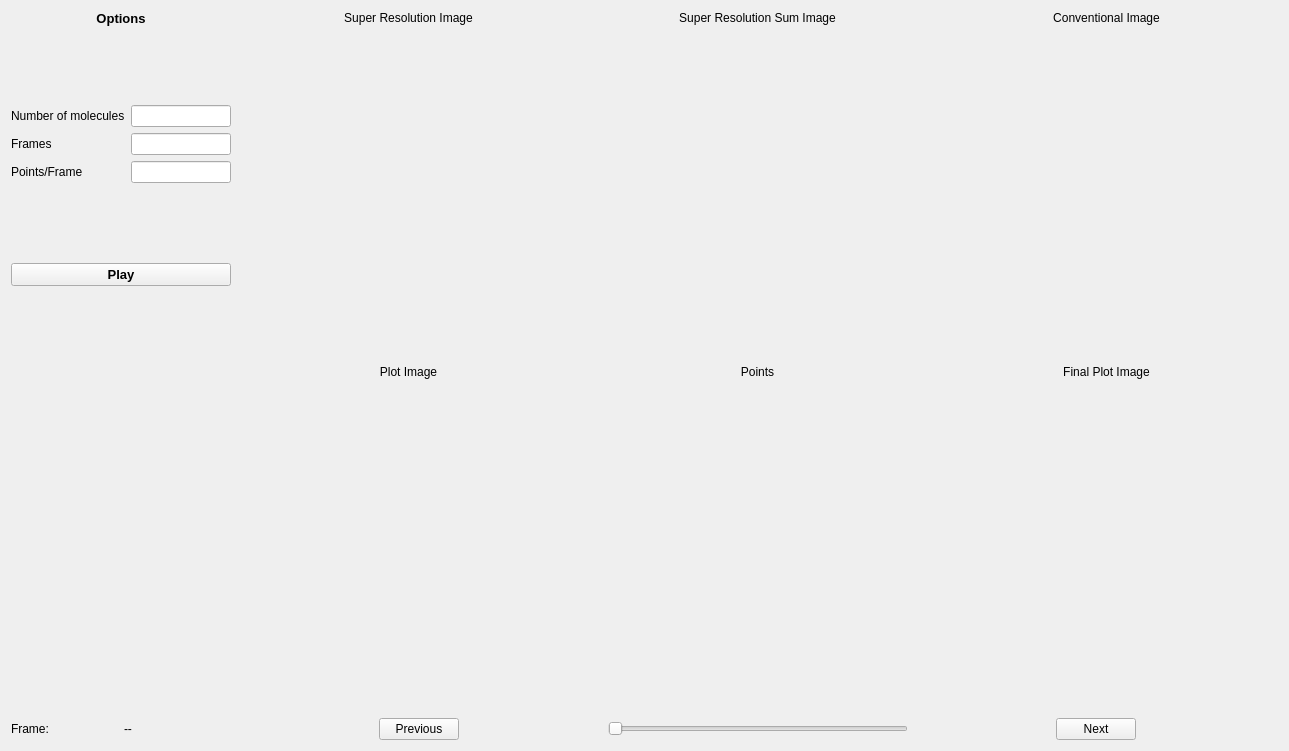
<?xml version="1.0" encoding="UTF-8"?>
<ui version="4.0">
 <class>ImageWindow</class>
 <widget class="QWidget" name="ImageWindow">
  <property name="geometry">
   <rect>
    <x>0</x>
    <y>0</y>
    <width>1289</width>
    <height>751</height>
   </rect>
  </property>
  <property name="windowTitle">
   <string>Form</string>
  </property>
  <layout class="QGridLayout" name="gridLayout_9">
   <item row="0" column="1">
    <layout class="QGridLayout" name="gridLayout_2">
     <item row="0" column="0">
      <layout class="QGridLayout" name="gridLayout">
       <item row="2" column="1">
        <widget class="QLabel" name="label_6">
         <property name="text">
          <string>Super Resolution Image</string>
         </property>
         <property name="alignment">
          <set>Qt::AlignCenter</set>
         </property>
        </widget>
       </item>
       <item row="4" column="1">
        <widget class="QLabel" name="label_7">
         <property name="sizePolicy">
          <sizepolicy hsizetype="Expanding" vsizetype="Expanding">
           <horstretch>50</horstretch>
           <verstretch>50</verstretch>
          </sizepolicy>
         </property>
         <property name="minimumSize">
          <size>
           <width>200</width>
           <height>200</height>
          </size>
         </property>
         <property name="maximumSize">
          <size>
           <width>400</width>
           <height>400</height>
          </size>
         </property>
         <property name="sizeIncrement">
          <size>
           <width>0</width>
           <height>0</height>
          </size>
         </property>
         <property name="text">
          <string/>
         </property>
        </widget>
       </item>
       <item row="5" column="1">
        <spacer name="verticalSpacer">
         <property name="orientation">
          <enum>Qt::Vertical</enum>
         </property>
         <property name="sizeHint" stdset="0">
          <size>
           <width>20</width>
           <height>40</height>
          </size>
         </property>
        </spacer>
       </item>
       <item row="4" column="2">
        <spacer name="horizontalSpacer_13">
         <property name="orientation">
          <enum>Qt::Horizontal</enum>
         </property>
         <property name="sizeHint" stdset="0">
          <size>
           <width>40</width>
           <height>20</height>
          </size>
         </property>
        </spacer>
       </item>
       <item row="3" column="1">
        <spacer name="verticalSpacer_9">
         <property name="orientation">
          <enum>Qt::Vertical</enum>
         </property>
         <property name="sizeHint" stdset="0">
          <size>
           <width>20</width>
           <height>40</height>
          </size>
         </property>
        </spacer>
       </item>
       <item row="4" column="0">
        <spacer name="horizontalSpacer_14">
         <property name="orientation">
          <enum>Qt::Horizontal</enum>
         </property>
         <property name="sizeHint" stdset="0">
          <size>
           <width>40</width>
           <height>20</height>
          </size>
         </property>
        </spacer>
       </item>
      </layout>
     </item>
     <item row="0" column="1">
      <layout class="QGridLayout" name="gridLayout_3">
       <item row="2" column="2">
        <spacer name="horizontalSpacer_15">
         <property name="orientation">
          <enum>Qt::Horizontal</enum>
         </property>
         <property name="sizeHint" stdset="0">
          <size>
           <width>40</width>
           <height>20</height>
          </size>
         </property>
        </spacer>
       </item>
       <item row="2" column="1">
        <widget class="QLabel" name="label_9">
         <property name="sizePolicy">
          <sizepolicy hsizetype="Expanding" vsizetype="Expanding">
           <horstretch>50</horstretch>
           <verstretch>50</verstretch>
          </sizepolicy>
         </property>
         <property name="minimumSize">
          <size>
           <width>200</width>
           <height>200</height>
          </size>
         </property>
         <property name="maximumSize">
          <size>
           <width>400</width>
           <height>400</height>
          </size>
         </property>
         <property name="text">
          <string/>
         </property>
        </widget>
       </item>
       <item row="0" column="1">
        <widget class="QLabel" name="label_8">
         <property name="text">
          <string>Super Resolution Sum Image</string>
         </property>
         <property name="alignment">
          <set>Qt::AlignCenter</set>
         </property>
        </widget>
       </item>
       <item row="3" column="1">
        <spacer name="verticalSpacer_8">
         <property name="orientation">
          <enum>Qt::Vertical</enum>
         </property>
         <property name="sizeHint" stdset="0">
          <size>
           <width>20</width>
           <height>40</height>
          </size>
         </property>
        </spacer>
       </item>
       <item row="1" column="1">
        <spacer name="verticalSpacer_10">
         <property name="orientation">
          <enum>Qt::Vertical</enum>
         </property>
         <property name="sizeHint" stdset="0">
          <size>
           <width>20</width>
           <height>40</height>
          </size>
         </property>
        </spacer>
       </item>
       <item row="2" column="0">
        <spacer name="horizontalSpacer_16">
         <property name="orientation">
          <enum>Qt::Horizontal</enum>
         </property>
         <property name="sizeHint" stdset="0">
          <size>
           <width>40</width>
           <height>20</height>
          </size>
         </property>
        </spacer>
       </item>
      </layout>
     </item>
     <item row="0" column="2">
      <layout class="QGridLayout" name="gridLayout_4">
       <item row="2" column="2">
        <spacer name="horizontalSpacer_17">
         <property name="orientation">
          <enum>Qt::Horizontal</enum>
         </property>
         <property name="sizeHint" stdset="0">
          <size>
           <width>40</width>
           <height>20</height>
          </size>
         </property>
        </spacer>
       </item>
       <item row="2" column="1">
        <widget class="QLabel" name="label_10">
         <property name="sizePolicy">
          <sizepolicy hsizetype="Expanding" vsizetype="Expanding">
           <horstretch>50</horstretch>
           <verstretch>50</verstretch>
          </sizepolicy>
         </property>
         <property name="minimumSize">
          <size>
           <width>200</width>
           <height>200</height>
          </size>
         </property>
         <property name="maximumSize">
          <size>
           <width>400</width>
           <height>400</height>
          </size>
         </property>
         <property name="text">
          <string/>
         </property>
        </widget>
       </item>
       <item row="0" column="1">
        <widget class="QLabel" name="label_11">
         <property name="text">
          <string>Conventional Image</string>
         </property>
         <property name="alignment">
          <set>Qt::AlignCenter</set>
         </property>
        </widget>
       </item>
       <item row="3" column="1">
        <spacer name="verticalSpacer_11">
         <property name="orientation">
          <enum>Qt::Vertical</enum>
         </property>
         <property name="sizeHint" stdset="0">
          <size>
           <width>20</width>
           <height>40</height>
          </size>
         </property>
        </spacer>
       </item>
       <item row="1" column="1">
        <spacer name="verticalSpacer_12">
         <property name="orientation">
          <enum>Qt::Vertical</enum>
         </property>
         <property name="sizeHint" stdset="0">
          <size>
           <width>20</width>
           <height>40</height>
          </size>
         </property>
        </spacer>
       </item>
       <item row="2" column="0">
        <spacer name="horizontalSpacer_18">
         <property name="orientation">
          <enum>Qt::Horizontal</enum>
         </property>
         <property name="sizeHint" stdset="0">
          <size>
           <width>40</width>
           <height>20</height>
          </size>
         </property>
        </spacer>
       </item>
      </layout>
     </item>
    </layout>
   </item>
   <item row="4" column="1">
    <layout class="QHBoxLayout" name="horizontalLayout_2">
     <item>
      <spacer name="horizontalSpacer_3">
       <property name="orientation">
        <enum>Qt::Horizontal</enum>
       </property>
       <property name="sizeHint" stdset="0">
        <size>
         <width>40</width>
         <height>20</height>
        </size>
       </property>
      </spacer>
     </item>
     <item>
      <widget class="QPushButton" name="pushButton_2">
       <property name="text">
        <string>Previous</string>
       </property>
      </widget>
     </item>
     <item>
      <spacer name="horizontalSpacer_5">
       <property name="orientation">
        <enum>Qt::Horizontal</enum>
       </property>
       <property name="sizeHint" stdset="0">
        <size>
         <width>40</width>
         <height>20</height>
        </size>
       </property>
      </spacer>
     </item>
     <item>
      <widget class="QSlider" name="horizontalSlider">
       <property name="minimumSize">
        <size>
         <width>300</width>
         <height>0</height>
        </size>
       </property>
       <property name="orientation">
        <enum>Qt::Horizontal</enum>
       </property>
      </widget>
     </item>
     <item>
      <spacer name="horizontalSpacer_6">
       <property name="orientation">
        <enum>Qt::Horizontal</enum>
       </property>
       <property name="sizeHint" stdset="0">
        <size>
         <width>40</width>
         <height>20</height>
        </size>
       </property>
      </spacer>
     </item>
     <item>
      <widget class="QPushButton" name="pushButton">
       <property name="text">
        <string>Next</string>
       </property>
      </widget>
     </item>
     <item>
      <spacer name="horizontalSpacer_4">
       <property name="orientation">
        <enum>Qt::Horizontal</enum>
       </property>
       <property name="sizeHint" stdset="0">
        <size>
         <width>40</width>
         <height>20</height>
        </size>
       </property>
      </spacer>
     </item>
    </layout>
   </item>
   <item row="3" column="1">
    <layout class="QGridLayout" name="gridLayout_5">
     <item row="0" column="0">
      <layout class="QGridLayout" name="gridLayout_6">
       <item row="3" column="1">
        <spacer name="verticalSpacer_13">
         <property name="orientation">
          <enum>Qt::Vertical</enum>
         </property>
         <property name="sizeHint" stdset="0">
          <size>
           <width>20</width>
           <height>40</height>
          </size>
         </property>
        </spacer>
       </item>
       <item row="4" column="2">
        <spacer name="horizontalSpacer_19">
         <property name="orientation">
          <enum>Qt::Horizontal</enum>
         </property>
         <property name="sizeHint" stdset="0">
          <size>
           <width>40</width>
           <height>20</height>
          </size>
         </property>
        </spacer>
       </item>
       <item row="5" column="1">
        <spacer name="verticalSpacer_3">
         <property name="orientation">
          <enum>Qt::Vertical</enum>
         </property>
         <property name="sizeHint" stdset="0">
          <size>
           <width>20</width>
           <height>40</height>
          </size>
         </property>
        </spacer>
       </item>
       <item row="4" column="0">
        <spacer name="horizontalSpacer_20">
         <property name="orientation">
          <enum>Qt::Horizontal</enum>
         </property>
         <property name="sizeHint" stdset="0">
          <size>
           <width>40</width>
           <height>20</height>
          </size>
         </property>
        </spacer>
       </item>
       <item row="4" column="1">
        <widget class="QLabel" name="label_13">
         <property name="sizePolicy">
          <sizepolicy hsizetype="Expanding" vsizetype="Expanding">
           <horstretch>50</horstretch>
           <verstretch>50</verstretch>
          </sizepolicy>
         </property>
         <property name="minimumSize">
          <size>
           <width>200</width>
           <height>200</height>
          </size>
         </property>
         <property name="maximumSize">
          <size>
           <width>400</width>
           <height>400</height>
          </size>
         </property>
         <property name="text">
          <string/>
         </property>
        </widget>
       </item>
       <item row="2" column="1">
        <widget class="QLabel" name="label_12">
         <property name="text">
          <string>Plot Image</string>
         </property>
         <property name="alignment">
          <set>Qt::AlignCenter</set>
         </property>
        </widget>
       </item>
      </layout>
     </item>
     <item row="0" column="1">
      <layout class="QGridLayout" name="gridLayout_7">
       <item row="2" column="2">
        <spacer name="horizontalSpacer_21">
         <property name="orientation">
          <enum>Qt::Horizontal</enum>
         </property>
         <property name="sizeHint" stdset="0">
          <size>
           <width>40</width>
           <height>20</height>
          </size>
         </property>
        </spacer>
       </item>
       <item row="2" column="1">
        <widget class="QLabel" name="label_14">
         <property name="sizePolicy">
          <sizepolicy hsizetype="Expanding" vsizetype="Expanding">
           <horstretch>50</horstretch>
           <verstretch>50</verstretch>
          </sizepolicy>
         </property>
         <property name="minimumSize">
          <size>
           <width>200</width>
           <height>200</height>
          </size>
         </property>
         <property name="maximumSize">
          <size>
           <width>400</width>
           <height>400</height>
          </size>
         </property>
         <property name="text">
          <string/>
         </property>
        </widget>
       </item>
       <item row="3" column="1">
        <spacer name="verticalSpacer_14">
         <property name="orientation">
          <enum>Qt::Vertical</enum>
         </property>
         <property name="sizeHint" stdset="0">
          <size>
           <width>20</width>
           <height>40</height>
          </size>
         </property>
        </spacer>
       </item>
       <item row="0" column="1">
        <widget class="QLabel" name="label_15">
         <property name="text">
          <string>Points</string>
         </property>
         <property name="alignment">
          <set>Qt::AlignCenter</set>
         </property>
        </widget>
       </item>
       <item row="1" column="1">
        <spacer name="verticalSpacer_15">
         <property name="orientation">
          <enum>Qt::Vertical</enum>
         </property>
         <property name="sizeHint" stdset="0">
          <size>
           <width>20</width>
           <height>40</height>
          </size>
         </property>
        </spacer>
       </item>
       <item row="2" column="0">
        <spacer name="horizontalSpacer_22">
         <property name="orientation">
          <enum>Qt::Horizontal</enum>
         </property>
         <property name="sizeHint" stdset="0">
          <size>
           <width>40</width>
           <height>20</height>
          </size>
         </property>
        </spacer>
       </item>
      </layout>
     </item>
     <item row="0" column="2">
      <layout class="QGridLayout" name="gridLayout_8">
       <item row="0" column="1">
        <widget class="QLabel" name="label_17">
         <property name="text">
          <string>Final Plot Image</string>
         </property>
         <property name="alignment">
          <set>Qt::AlignCenter</set>
         </property>
        </widget>
       </item>
       <item row="2" column="1">
        <widget class="QLabel" name="label_16">
         <property name="sizePolicy">
          <sizepolicy hsizetype="Expanding" vsizetype="Expanding">
           <horstretch>50</horstretch>
           <verstretch>50</verstretch>
          </sizepolicy>
         </property>
         <property name="minimumSize">
          <size>
           <width>200</width>
           <height>200</height>
          </size>
         </property>
         <property name="maximumSize">
          <size>
           <width>400</width>
           <height>500</height>
          </size>
         </property>
         <property name="sizeIncrement">
          <size>
           <width>0</width>
           <height>0</height>
          </size>
         </property>
         <property name="text">
          <string/>
         </property>
        </widget>
       </item>
       <item row="2" column="0">
        <spacer name="horizontalSpacer_26">
         <property name="orientation">
          <enum>Qt::Horizontal</enum>
         </property>
         <property name="sizeHint" stdset="0">
          <size>
           <width>40</width>
           <height>20</height>
          </size>
         </property>
        </spacer>
       </item>
       <item row="1" column="1">
        <spacer name="verticalSpacer_17">
         <property name="orientation">
          <enum>Qt::Vertical</enum>
         </property>
         <property name="sizeHint" stdset="0">
          <size>
           <width>20</width>
           <height>40</height>
          </size>
         </property>
        </spacer>
       </item>
       <item row="3" column="1">
        <spacer name="verticalSpacer_16">
         <property name="orientation">
          <enum>Qt::Vertical</enum>
         </property>
         <property name="sizeHint" stdset="0">
          <size>
           <width>20</width>
           <height>40</height>
          </size>
         </property>
        </spacer>
       </item>
       <item row="2" column="2">
        <spacer name="horizontalSpacer_25">
         <property name="orientation">
          <enum>Qt::Horizontal</enum>
         </property>
         <property name="sizeHint" stdset="0">
          <size>
           <width>40</width>
           <height>20</height>
          </size>
         </property>
        </spacer>
       </item>
      </layout>
     </item>
    </layout>
   </item>
   <item row="4" column="0">
    <layout class="QGridLayout" name="gridLayout_12">
     <item row="0" column="0">
      <widget class="QLabel" name="label_18">
       <property name="text">
        <string>Frame: </string>
       </property>
      </widget>
     </item>
     <item row="0" column="1">
      <widget class="QLabel" name="label_19">
       <property name="text">
        <string>--</string>
       </property>
      </widget>
     </item>
    </layout>
   </item>
   <item row="0" column="0">
    <layout class="QGridLayout" name="gridLayout_10">
     <item row="3" column="0">
      <spacer name="verticalSpacer_5">
       <property name="orientation">
        <enum>Qt::Vertical</enum>
       </property>
       <property name="sizeHint" stdset="0">
        <size>
         <width>20</width>
         <height>40</height>
        </size>
       </property>
      </spacer>
     </item>
     <item row="1" column="0">
      <spacer name="verticalSpacer_4">
       <property name="orientation">
        <enum>Qt::Vertical</enum>
       </property>
       <property name="sizeHint" stdset="0">
        <size>
         <width>20</width>
         <height>40</height>
        </size>
       </property>
      </spacer>
     </item>
     <item row="2" column="0">
      <layout class="QGridLayout" name="gridLayout_13">
       <item row="0" column="0">
        <widget class="QLabel" name="label_20">
         <property name="text">
          <string>Number of molecules</string>
         </property>
        </widget>
       </item>
       <item row="0" column="1">
        <widget class="QLineEdit" name="lineEdit">
         <property name="sizePolicy">
          <sizepolicy hsizetype="Fixed" vsizetype="Fixed">
           <horstretch>0</horstretch>
           <verstretch>0</verstretch>
          </sizepolicy>
         </property>
         <property name="maximumSize">
          <size>
           <width>100</width>
           <height>30</height>
          </size>
         </property>
         <property name="inputMask">
          <string>9999</string>
         </property>
        </widget>
       </item>
       <item row="1" column="0">
        <widget class="QLabel" name="label_22">
         <property name="text">
          <string>Frames</string>
         </property>
        </widget>
       </item>
       <item row="2" column="0">
        <widget class="QLabel" name="label_23">
         <property name="text">
          <string>Points/Frame</string>
         </property>
        </widget>
       </item>
       <item row="1" column="1">
        <widget class="QLineEdit" name="lineEdit_3">
         <property name="sizePolicy">
          <sizepolicy hsizetype="Fixed" vsizetype="Fixed">
           <horstretch>0</horstretch>
           <verstretch>0</verstretch>
          </sizepolicy>
         </property>
         <property name="maximumSize">
          <size>
           <width>100</width>
           <height>30</height>
          </size>
         </property>
         <property name="inputMask">
          <string>9999</string>
         </property>
        </widget>
       </item>
       <item row="2" column="1">
        <widget class="QLineEdit" name="lineEdit_8">
         <property name="sizePolicy">
          <sizepolicy hsizetype="Fixed" vsizetype="Fixed">
           <horstretch>0</horstretch>
           <verstretch>0</verstretch>
          </sizepolicy>
         </property>
         <property name="maximumSize">
          <size>
           <width>100</width>
           <height>30</height>
          </size>
         </property>
         <property name="inputMask">
          <string>9999</string>
         </property>
        </widget>
       </item>
      </layout>
     </item>
     <item row="0" column="0">
      <widget class="QLabel" name="label">
       <property name="font">
        <font>
         <pointsize>10</pointsize>
         <weight>75</weight>
         <bold>true</bold>
        </font>
       </property>
       <property name="layoutDirection">
        <enum>Qt::LeftToRight</enum>
       </property>
       <property name="text">
        <string>Options</string>
       </property>
       <property name="alignment">
        <set>Qt::AlignCenter</set>
       </property>
      </widget>
     </item>
     <item row="5" column="0">
      <spacer name="verticalSpacer_7">
       <property name="orientation">
        <enum>Qt::Vertical</enum>
       </property>
       <property name="sizeHint" stdset="0">
        <size>
         <width>20</width>
         <height>40</height>
        </size>
       </property>
      </spacer>
     </item>
     <item row="4" column="0">
      <widget class="QPushButton" name="pushButton_4">
       <property name="font">
        <font>
         <pointsize>10</pointsize>
         <weight>75</weight>
         <bold>true</bold>
        </font>
       </property>
       <property name="text">
        <string>Play</string>
       </property>
      </widget>
     </item>
    </layout>
   </item>
   <item row="3" column="0">
    <layout class="QGridLayout" name="gridLayout_11">
     <item row="1" column="0">
      <spacer name="verticalSpacer_6">
       <property name="orientation">
        <enum>Qt::Vertical</enum>
       </property>
       <property name="sizeHint" stdset="0">
        <size>
         <width>20</width>
         <height>40</height>
        </size>
       </property>
      </spacer>
     </item>
    </layout>
   </item>
  </layout>
 </widget>
 <resources/>
 <connections/>
</ui>
